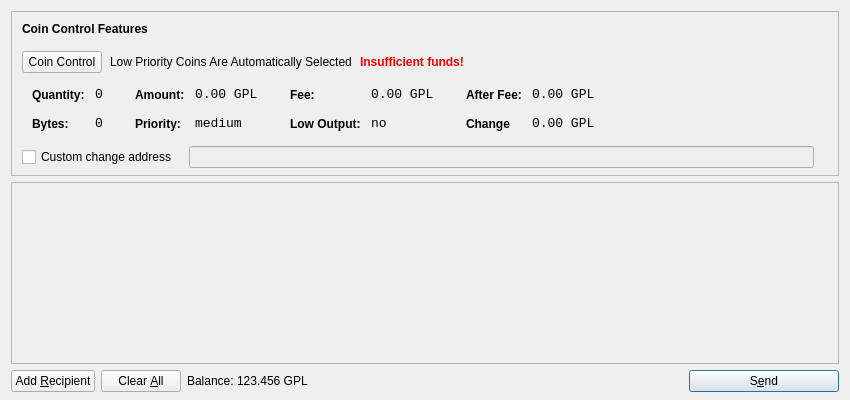
<?xml version="1.0" encoding="UTF-8"?>
<ui version="4.0">
 <class>SendCoinsDialog</class>
 <widget class="QDialog" name="SendCoinsDialog">
  <property name="geometry">
   <rect>
    <x>0</x>
    <y>0</y>
    <width>850</width>
    <height>400</height>
   </rect>
  </property>
  <property name="windowTitle">
   <string>Send Coins</string>
  </property>
  <layout class="QVBoxLayout" name="verticalLayout" stretch="0,1,0">
   <property name="bottomMargin">
    <number>8</number>
   </property>
   <item>
    <widget class="QFrame" name="frameCoinControl">
     <property name="sizePolicy">
      <sizepolicy hsizetype="Expanding" vsizetype="Expanding">
       <horstretch>0</horstretch>
       <verstretch>0</verstretch>
      </sizepolicy>
     </property>
     <property name="maximumSize">
      <size>
       <width>16777215</width>
       <height>16777215</height>
      </size>
     </property>
     <property name="frameShape">
      <enum>QFrame::StyledPanel</enum>
     </property>
     <property name="frameShadow">
      <enum>QFrame::Sunken</enum>
     </property>
     <layout class="QVBoxLayout" name="verticalLayoutCoinControl2">
      <property name="spacing">
       <number>-1</number>
      </property>
      <property name="leftMargin">
       <number>0</number>
      </property>
      <property name="topMargin">
       <number>0</number>
      </property>
      <property name="rightMargin">
       <number>0</number>
      </property>
      <property name="bottomMargin">
       <number>6</number>
      </property>
      <item>
       <layout class="QVBoxLayout" name="verticalLayoutCoinControl" stretch="0,0,0,0,1">
        <property name="spacing">
         <number>0</number>
        </property>
        <property name="leftMargin">
         <number>10</number>
        </property>
        <property name="topMargin">
         <number>10</number>
        </property>
        <item>
         <layout class="QHBoxLayout" name="horizontalLayoutCoinControl1">
          <property name="bottomMargin">
           <number>15</number>
          </property>
          <item>
           <widget class="QLabel" name="labelCoinControlFeatures">
            <property name="sizePolicy">
             <sizepolicy hsizetype="Preferred" vsizetype="Maximum">
              <horstretch>0</horstretch>
              <verstretch>0</verstretch>
             </sizepolicy>
            </property>
            <property name="font">
             <font>
              <weight>75</weight>
              <bold>true</bold>
             </font>
            </property>
            <property name="styleSheet">
             <string notr="true">font-weight:bold;</string>
            </property>
            <property name="text">
             <string>Coin Control Features</string>
            </property>
           </widget>
          </item>
         </layout>
        </item>
        <item>
         <layout class="QHBoxLayout" name="horizontalLayoutCoinControl2" stretch="0,0,0,0">
          <property name="spacing">
           <number>8</number>
          </property>
          <property name="bottomMargin">
           <number>10</number>
          </property>
          <item>
           <widget class="QPushButton" name="pushButtonCoinControl">
            <property name="styleSheet">
             <string notr="true"/>
            </property>
            <property name="text">
             <string>Coin Control</string>
            </property>
           </widget>
          </item>
          <item>
           <widget class="QLabel" name="labelCoinControlAutomaticallySelected">
            <property name="text">
             <string>Low Priority Coins Are Automatically Selected</string>
            </property>
            <property name="margin">
             <number>5</number>
            </property>
           </widget>
          </item>
          <item>
           <widget class="QLabel" name="labelCoinControlInsuffFunds">
            <property name="font">
             <font>
              <weight>75</weight>
              <bold>true</bold>
             </font>
            </property>
            <property name="styleSheet">
             <string notr="true">color:red;font-weight:bold;</string>
            </property>
            <property name="text">
             <string>Insufficient funds!</string>
            </property>
            <property name="margin">
             <number>5</number>
            </property>
           </widget>
          </item>
          <item>
           <spacer name="horizontalSpacerCoinControl">
            <property name="orientation">
             <enum>Qt::Horizontal</enum>
            </property>
            <property name="sizeHint" stdset="0">
             <size>
              <width>40</width>
              <height>1</height>
             </size>
            </property>
           </spacer>
          </item>
         </layout>
        </item>
        <item>
         <widget class="QWidget" name="widgetCoinControl" native="true">
          <property name="sizePolicy">
           <sizepolicy hsizetype="Preferred" vsizetype="Preferred">
            <horstretch>0</horstretch>
            <verstretch>0</verstretch>
           </sizepolicy>
          </property>
          <property name="minimumSize">
           <size>
            <width>0</width>
            <height>0</height>
           </size>
          </property>
          <property name="styleSheet">
           <string notr="true"/>
          </property>
          <layout class="QHBoxLayout" name="horizontalLayoutCoinControl5">
           <property name="margin">
            <number>0</number>
           </property>
           <item>
            <layout class="QHBoxLayout" name="horizontalLayoutCoinControl3" stretch="0,0,0,1">
             <property name="spacing">
              <number>20</number>
             </property>
             <property name="topMargin">
              <number>0</number>
             </property>
             <property name="bottomMargin">
              <number>10</number>
             </property>
             <item>
              <layout class="QFormLayout" name="formLayoutCoinControl1">
               <property name="horizontalSpacing">
                <number>10</number>
               </property>
               <property name="verticalSpacing">
                <number>14</number>
               </property>
               <property name="leftMargin">
                <number>10</number>
               </property>
               <property name="topMargin">
                <number>4</number>
               </property>
               <property name="rightMargin">
                <number>6</number>
               </property>
               <item row="0" column="0">
                <widget class="QLabel" name="labelCoinControlQuantityText">
                 <property name="styleSheet">
                  <string notr="true">font-weight:bold;</string>
                 </property>
                 <property name="text">
                  <string>Quantity:</string>
                 </property>
                 <property name="margin">
                  <number>0</number>
                 </property>
                </widget>
               </item>
               <item row="0" column="1">
                <widget class="QLabel" name="labelCoinControlQuantity">
                 <property name="font">
                  <font>
                   <family>Monospace</family>
                   <pointsize>10</pointsize>
                  </font>
                 </property>
                 <property name="cursor">
                  <cursorShape>IBeamCursor</cursorShape>
                 </property>
                 <property name="contextMenuPolicy">
                  <enum>Qt::ActionsContextMenu</enum>
                 </property>
                 <property name="text">
                  <string>0</string>
                 </property>
                 <property name="margin">
                  <number>0</number>
                 </property>
                 <property name="textInteractionFlags">
                  <set>Qt::LinksAccessibleByMouse|Qt::TextSelectableByKeyboard|Qt::TextSelectableByMouse</set>
                 </property>
                </widget>
               </item>
               <item row="1" column="0">
                <widget class="QLabel" name="labelCoinControlBytesText">
                 <property name="styleSheet">
                  <string notr="true">font-weight:bold;</string>
                 </property>
                 <property name="text">
                  <string>Bytes:</string>
                 </property>
                </widget>
               </item>
               <item row="1" column="1">
                <widget class="QLabel" name="labelCoinControlBytes">
                 <property name="font">
                  <font>
                   <family>Monospace</family>
                   <pointsize>10</pointsize>
                  </font>
                 </property>
                 <property name="cursor">
                  <cursorShape>IBeamCursor</cursorShape>
                 </property>
                 <property name="contextMenuPolicy">
                  <enum>Qt::ActionsContextMenu</enum>
                 </property>
                 <property name="text">
                  <string>0</string>
                 </property>
                 <property name="textInteractionFlags">
                  <set>Qt::LinksAccessibleByMouse|Qt::TextSelectableByKeyboard|Qt::TextSelectableByMouse</set>
                 </property>
                </widget>
               </item>
              </layout>
             </item>
             <item>
              <layout class="QFormLayout" name="formLayoutCoinControl2">
               <property name="horizontalSpacing">
                <number>10</number>
               </property>
               <property name="verticalSpacing">
                <number>14</number>
               </property>
               <property name="leftMargin">
                <number>6</number>
               </property>
               <property name="topMargin">
                <number>4</number>
               </property>
               <property name="rightMargin">
                <number>6</number>
               </property>
               <item row="0" column="0">
                <widget class="QLabel" name="labelCoinControlAmountText">
                 <property name="styleSheet">
                  <string notr="true">font-weight:bold;</string>
                 </property>
                 <property name="text">
                  <string>Amount:</string>
                 </property>
                 <property name="margin">
                  <number>0</number>
                 </property>
                </widget>
               </item>
               <item row="0" column="1">
                <widget class="QLabel" name="labelCoinControlAmount">
                 <property name="font">
                  <font>
                   <family>Monospace</family>
                   <pointsize>10</pointsize>
                  </font>
                 </property>
                 <property name="cursor">
                  <cursorShape>IBeamCursor</cursorShape>
                 </property>
                 <property name="contextMenuPolicy">
                  <enum>Qt::ActionsContextMenu</enum>
                 </property>
                 <property name="text">
                  <string>0.00 GPL</string>
                 </property>
                 <property name="textInteractionFlags">
                  <set>Qt::LinksAccessibleByMouse|Qt::TextSelectableByKeyboard|Qt::TextSelectableByMouse</set>
                 </property>
                </widget>
               </item>
               <item row="1" column="0">
                <widget class="QLabel" name="labelCoinControlPriorityText">
                 <property name="styleSheet">
                  <string notr="true">font-weight:bold;</string>
                 </property>
                 <property name="text">
                  <string>Priority:</string>
                 </property>
                </widget>
               </item>
               <item row="1" column="1">
                <widget class="QLabel" name="labelCoinControlPriority">
                 <property name="font">
                  <font>
                   <family>Monospace</family>
                   <pointsize>10</pointsize>
                  </font>
                 </property>
                 <property name="cursor">
                  <cursorShape>IBeamCursor</cursorShape>
                 </property>
                 <property name="contextMenuPolicy">
                  <enum>Qt::ActionsContextMenu</enum>
                 </property>
                 <property name="text">
                  <string>medium</string>
                 </property>
                 <property name="textInteractionFlags">
                  <set>Qt::LinksAccessibleByMouse|Qt::TextSelectableByKeyboard|Qt::TextSelectableByMouse</set>
                 </property>
                </widget>
               </item>
              </layout>
             </item>
             <item>
              <layout class="QFormLayout" name="formLayoutCoinControl3">
               <property name="horizontalSpacing">
                <number>10</number>
               </property>
               <property name="verticalSpacing">
                <number>14</number>
               </property>
               <property name="leftMargin">
                <number>6</number>
               </property>
               <property name="topMargin">
                <number>4</number>
               </property>
               <property name="rightMargin">
                <number>6</number>
               </property>
               <item row="0" column="0">
                <widget class="QLabel" name="labelCoinControlFeeText">
                 <property name="styleSheet">
                  <string notr="true">font-weight:bold;</string>
                 </property>
                 <property name="text">
                  <string>Fee:</string>
                 </property>
                 <property name="margin">
                  <number>0</number>
                 </property>
                </widget>
               </item>
               <item row="0" column="1">
                <widget class="QLabel" name="labelCoinControlFee">
                 <property name="font">
                  <font>
                   <family>Monospace</family>
                   <pointsize>10</pointsize>
                  </font>
                 </property>
                 <property name="cursor">
                  <cursorShape>IBeamCursor</cursorShape>
                 </property>
                 <property name="contextMenuPolicy">
                  <enum>Qt::ActionsContextMenu</enum>
                 </property>
                 <property name="text">
                  <string>0.00 GPL</string>
                 </property>
                 <property name="textInteractionFlags">
                  <set>Qt::LinksAccessibleByMouse|Qt::TextSelectableByKeyboard|Qt::TextSelectableByMouse</set>
                 </property>
                </widget>
               </item>
               <item row="1" column="0">
                <widget class="QLabel" name="labelCoinControlLowOutputText">
                 <property name="styleSheet">
                  <string notr="true">font-weight:bold;</string>
                 </property>
                 <property name="text">
                  <string>Low Output:</string>
                 </property>
                </widget>
               </item>
               <item row="1" column="1">
                <widget class="QLabel" name="labelCoinControlLowOutput">
                 <property name="font">
                  <font>
                   <family>Monospace</family>
                   <pointsize>10</pointsize>
                  </font>
                 </property>
                 <property name="cursor">
                  <cursorShape>IBeamCursor</cursorShape>
                 </property>
                 <property name="contextMenuPolicy">
                  <enum>Qt::ActionsContextMenu</enum>
                 </property>
                 <property name="text">
                  <string>no</string>
                 </property>
                 <property name="textInteractionFlags">
                  <set>Qt::LinksAccessibleByMouse|Qt::TextSelectableByKeyboard|Qt::TextSelectableByMouse</set>
                 </property>
                </widget>
               </item>
              </layout>
             </item>
             <item>
              <layout class="QFormLayout" name="formLayoutCoinControl4">
               <property name="fieldGrowthPolicy"> 
                <enum>QFormLayout::AllNonFixedFieldsGrow</enum> 
               </property>
               <property name="horizontalSpacing">
                <number>10</number>
               </property>
               <property name="verticalSpacing">
                <number>14</number>
               </property>
               <property name="leftMargin">
                <number>6</number>
               </property>
               <property name="topMargin">
                <number>4</number>
               </property>
               <property name="rightMargin">
                <number>6</number>
               </property>
               <item row="0" column="0">
                <widget class="QLabel" name="labelCoinControlAfterFeeText">
                 <property name="styleSheet">
                  <string notr="true">font-weight:bold;</string>
                 </property>
                 <property name="text">
                  <string>After Fee:</string>
                 </property>
                 <property name="margin">
                  <number>0</number>
                 </property>
                </widget>
               </item>
               <item row="0" column="1">
                <widget class="QLabel" name="labelCoinControlAfterFee">
                 <property name="font">
                  <font>
                   <family>Monospace</family>
                   <pointsize>10</pointsize>
                  </font>
                 </property>
                 <property name="cursor">
                  <cursorShape>IBeamCursor</cursorShape>
                 </property>
                 <property name="contextMenuPolicy">
                  <enum>Qt::ActionsContextMenu</enum>
                 </property>
                 <property name="text">
                  <string>0.00 GPL</string>
                 </property>
                 <property name="textInteractionFlags">
                  <set>Qt::LinksAccessibleByMouse|Qt::TextSelectableByKeyboard|Qt::TextSelectableByMouse</set>
                 </property>
                </widget>
               </item>
               <item row="1" column="0">
                <widget class="QLabel" name="labelCoinControlChangeText">
                 <property name="styleSheet">
                  <string notr="true">font-weight:bold;</string>
                 </property>
                 <property name="text">
                  <string>Change</string>
                 </property>
                </widget>
               </item>
               <item row="1" column="1">
                <widget class="QLabel" name="labelCoinControlChange">
                 <property name="font">
                  <font>
                   <family>Monospace</family>
                   <pointsize>10</pointsize>
                  </font>
                 </property>
                 <property name="cursor">
                  <cursorShape>IBeamCursor</cursorShape>
                 </property>
                 <property name="contextMenuPolicy">
                  <enum>Qt::ActionsContextMenu</enum>
                 </property>
                 <property name="text">
                  <string>0.00 GPL</string>
                 </property>
                 <property name="textInteractionFlags">
                  <set>Qt::LinksAccessibleByMouse|Qt::TextSelectableByKeyboard|Qt::TextSelectableByMouse</set>
                 </property>
                </widget>
               </item>
              </layout>
             </item>
            </layout>
           </item>
          </layout>
         </widget>
        </item>
        <item>
         <layout class="QHBoxLayout" name="horizontalLayoutCoinControl4" stretch="0,0,0">
          <property name="spacing">
           <number>12</number>
          </property>
          <property name="sizeConstraint">
           <enum>QLayout::SetDefaultConstraint</enum>
          </property>
          <property name="topMargin">
           <number>5</number>
          </property>
          <property name="rightMargin">
           <number>5</number>
          </property>
          <item>
           <widget class="QCheckBox" name="checkBoxCoinControlChange">
            <property name="text">
             <string>Custom change address</string>
            </property>
           </widget>
          </item>
          <item>
           <widget class="QLineEdit" name="lineEditCoinControlChange">
            <property name="enabled">
             <bool>false</bool>
            </property>
            <property name="sizePolicy">
             <sizepolicy hsizetype="Expanding" vsizetype="Fixed">
              <horstretch>0</horstretch>
              <verstretch>0</verstretch>
             </sizepolicy>
            </property>
           </widget>
          </item>
          <item>
           <widget class="QLabel" name="labelCoinControlChangeLabel">
            <property name="sizePolicy">
             <sizepolicy hsizetype="Preferred" vsizetype="Expanding">
              <horstretch>0</horstretch>
              <verstretch>0</verstretch>
             </sizepolicy>
            </property>
            <property name="minimumSize">
             <size>
              <width>0</width>
              <height>0</height>
             </size>
            </property>
            <property name="text">
             <string/>
            </property>
            <property name="margin">
             <number>3</number>
            </property>
           </widget>
          </item>
         </layout>
        </item>
        <item>
         <spacer name="verticalSpacerCoinControl">
          <property name="orientation">
           <enum>Qt::Vertical</enum>
          </property>
          <property name="sizeHint" stdset="0">
           <size>
            <width>800</width>
            <height>1</height>
           </size>
          </property>
         </spacer>
        </item>
       </layout>
      </item>
     </layout>
    </widget>
   </item>
   <item>
    <widget class="QScrollArea" name="scrollArea">
     <property name="widgetResizable">
      <bool>true</bool>
     </property>
     <widget class="QWidget" name="scrollAreaWidgetContents">
      <property name="geometry">
       <rect>
        <x>0</x>
        <y>0</y>
        <width>830</width>
        <height>165</height>
       </rect>
      </property>
      <layout class="QVBoxLayout" name="verticalLayout_2">
       <property name="leftMargin">
        <number>0</number>
       </property>
       <property name="topMargin">
        <number>0</number>
       </property>
       <property name="rightMargin">
        <number>0</number>
       </property>
       <property name="bottomMargin">
        <number>0</number>
       </property>
       <item>
        <layout class="QVBoxLayout" name="entries">
         <property name="spacing">
          <number>6</number>
         </property>
        </layout>
       </item>
       <item>
        <spacer name="verticalSpacer">
         <property name="orientation">
          <enum>Qt::Vertical</enum>
         </property>
         <property name="sizeHint" stdset="0">
          <size>
           <width>20</width>
           <height>40</height>
          </size>
         </property>
        </spacer>
       </item>
      </layout>
     </widget>
    </widget>
   </item>
   <item>
    <layout class="QHBoxLayout" name="horizontalLayout">
     <item>
      <widget class="QPushButton" name="addButton">
       <property name="toolTip">
        <string>Send to multiple recipients at once</string>
       </property>
       <property name="text">
        <string>Add &amp;Recipient</string>
       </property>
       <property name="icon">
        <iconset resource="../bitcoin.qrc">
         <normaloff>:/icons/add</normaloff>:/icons/add</iconset>
       </property>
       <property name="autoDefault">
        <bool>false</bool>
       </property>
      </widget>
     </item>
     <item>
      <widget class="QPushButton" name="clearButton">
       <property name="sizePolicy">
        <sizepolicy hsizetype="Minimum" vsizetype="Fixed">
         <horstretch>0</horstretch>
         <verstretch>0</verstretch>
        </sizepolicy>
       </property>
       <property name="toolTip">
        <string>Remove all transaction fields</string>
       </property>
       <property name="text">
        <string>Clear &amp;All</string>
       </property>
       <property name="icon">
        <iconset resource="../bitcoin.qrc">
         <normaloff>:/icons/remove</normaloff>:/icons/remove</iconset>
       </property>
       <property name="autoRepeatDelay">
        <number>300</number>
       </property>
       <property name="autoDefault">
        <bool>false</bool>
       </property>
      </widget>
     </item>
     <item>
      <layout class="QHBoxLayout" name="horizontalLayout_2">
       <property name="spacing">
        <number>3</number>
       </property>
       <item>
        <widget class="QLabel" name="label">
         <property name="text">
          <string>Balance:</string>
         </property>
        </widget>
       </item>
       <item>
        <widget class="QLabel" name="labelBalance">
         <property name="cursor">
          <cursorShape>IBeamCursor</cursorShape>
         </property>
         <property name="text">
          <string>123.456 GPL</string>
         </property>
         <property name="textInteractionFlags">
          <set>Qt::LinksAccessibleByMouse|Qt::TextSelectableByKeyboard|Qt::TextSelectableByMouse</set>
         </property>
        </widget>
       </item>
      </layout>
     </item>
     <item>
      <spacer name="horizontalSpacer">
       <property name="orientation">
        <enum>Qt::Horizontal</enum>
       </property>
       <property name="sizeHint" stdset="0">
        <size>
         <width>40</width>
         <height>20</height>
        </size>
       </property>
      </spacer>
     </item>
     <item>
      <widget class="QPushButton" name="sendButton">
       <property name="minimumSize">
        <size>
         <width>150</width>
         <height>0</height>
        </size>
       </property>
       <property name="toolTip">
        <string>Confirm the send action</string>
       </property>
       <property name="text">
        <string>S&amp;end</string>
       </property>
       <property name="icon">
        <iconset resource="../bitcoin.qrc">
         <normaloff>:/icons/send</normaloff>:/icons/send</iconset>
       </property>
       <property name="default">
        <bool>true</bool>
       </property>
      </widget>
     </item>
    </layout>
   </item>
  </layout>
 </widget>
 <resources>
  <include location="../bitcoin.qrc"/>
 </resources>
 <connections/>
</ui>
